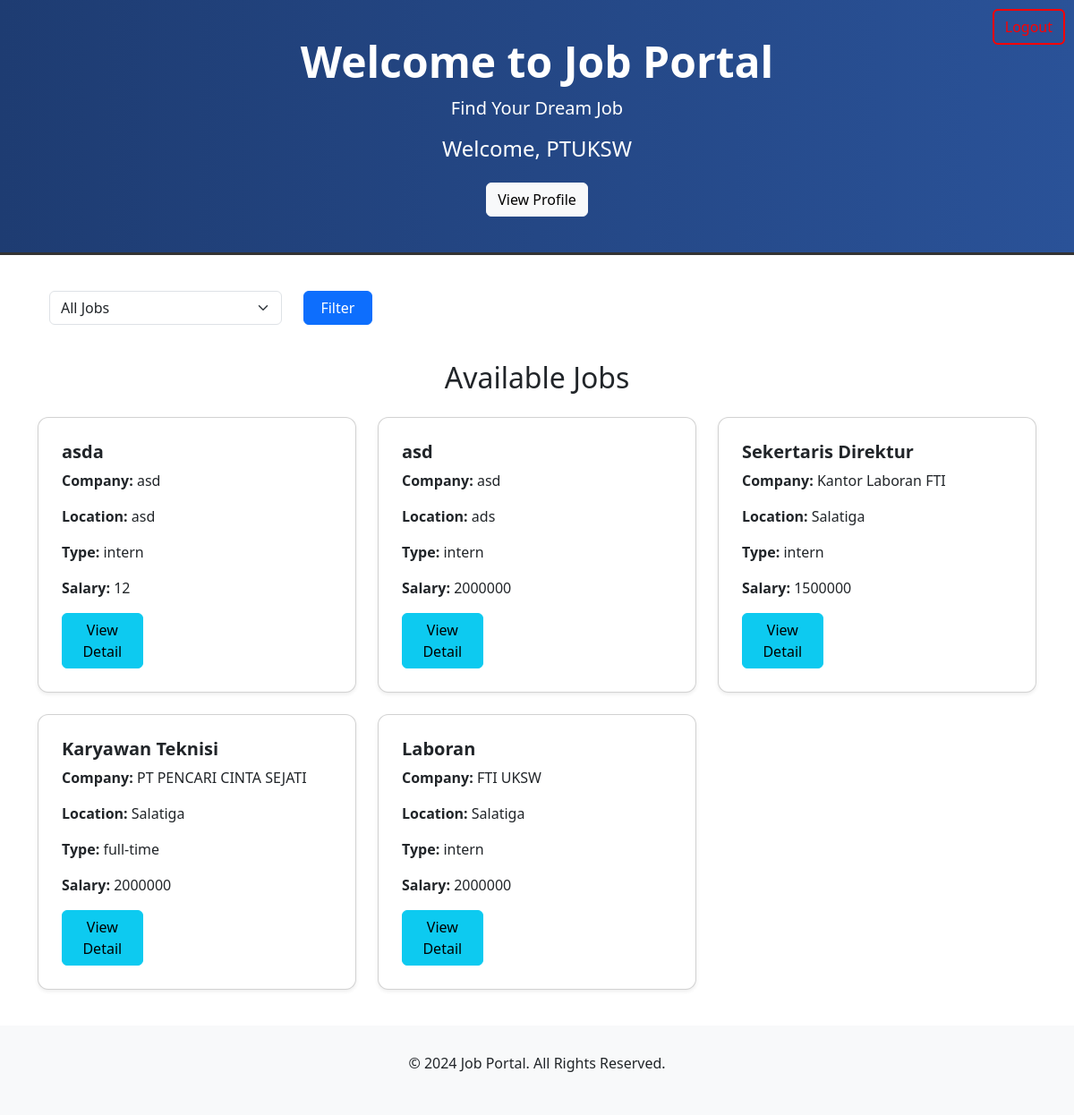
/pages/employee/index.php (signed in), run on the app's committed database.
### tables this page shows
CREATE TABLE `tb_jobs` (
  `id` int(11) NOT NULL,
  `title` varchar(255) NOT NULL,
  `description` text NOT NULL,
  `requirements` text NOT NULL,
  `employment_type` enum('intern','full-time') NOT NULL,
  `salary_range` varchar(100) DEFAULT NULL,
  `company_name` varchar(255) NOT NULL,
  `location` varchar(255) DEFAULT NULL,
  `created_at` timestamp NOT NULL DEFAULT current_timestamp(),
  `updated_at` timestamp NOT NULL DEFAULT current_timestamp() ON UPDATE current_timestamp(),
  `created_by` int(11) NOT NULL,
  `expired_at` timestamp NULL DEFAULT NULL,
  `status` enum('active','expired','deleted') DEFAULT 'active'
);

### pages/employee/index.php (the view, shortened to what this page needs)
<?php
include '../../components/logout_button.php';
require '../../db.php';
$query = "SELECT * FROM tb_jobs WHERE status = 'active'";
$query .= " ORDER BY created_at DESC";
$result = $conn->query($query);
?>
<!DOCTYPE html>
<html lang="en">
<head>
    <link href="https://cdn.jsdelivr.net/npm/bootstrap@5.3.0-alpha1/dist/css/bootstrap.min.css" rel="stylesheet">
</head>
<body>
    <div class="container-fluid text-center header-section">
        <h1>Welcome to Job Portal</h1>
        <p>Find Your Dream Job</p>
        <?php if (isset($_SESSION['user_id'])): ?>
            <h4>Welcome, <?= $_SESSION['nama'] ?></h4>
            <a href="profile.php" class="btn btn-light mt-3">View Profile</a>
        <?php else: ?>
            <a href="login.php" class="btn btn-primary">Login to Apply</a>
        <?php endif; ?>
    </div>
    <div class="container filter-section">
        <form method="GET" action="">
            <div class="row">
                <div class="col-md-3">
                    <select name="employment_type" class="form-select">
                        <option value="">All Jobs</option>
                    </select>
                </div>
                <div class="col-md-3">
                    <button type="submit" class="btn btn-primary">Filter</button>
                </div>
            </div>
        </form>
    </div>
    <div class="container">
        <h2 class="text-center mb-4">Available Jobs</h2>
        <div class="row row-cols-1 row-cols-md-3 g-4">
            <?php if ($result && $result->num_rows > 0): ?>
                <?php while ($row = $result->fetch_assoc()): ?>
                    <div class="col">
                        <div class="card job-list shadow-sm">
                            <div class="card-body">
                                <h5 class="card-title"><?= htmlspecialchars($row['title']) ?></h5>
                                <p class="card-text"><strong>Company:</strong> <?= htmlspecialchars($row['company_name']) ?></p>
                                <p class="card-text"><strong>Location:</strong> <?= htmlspecialchars($row['location']) ?></p>
                                <p class="card-text"><strong>Type:</strong> <?= htmlspecialchars($row['employment_type']) ?></p>
                                <p class="card-text"><strong>Salary:</strong> <?= htmlspecialchars($row['salary_range']) ?></p>
                                <?php if (isset($_SESSION['user_id'])): ?>
                                    <a href="view_application_detail.php?job_id=<?= $row['id'] ?>" class="btn btn-info">View Detail</a>
                                <?php else: ?>
                                    <a href="login.php" class="btn btn-primary">Login to Apply</a>
                                <?php endif; ?>
                            </div>
                        </div>
                    </div>
                <?php endwhile; ?>
            <?php else: ?>
                <p class="text-center">No jobs available at the moment. Please check back later!</p>
            <?php endif; ?>
        </div>
    </div>
    <div class="footer">
        <p>&copy; 2024 Job Portal. All Rights Reserved.</p>
    </div>
</body>
</html>

### pages/employee/index.php (style rules this page uses)
.header-section { background: linear-gradient(90deg, #1e3c72, #2a5298); color: white; padding: 40px 0; border-bottom: 3px solid #333; }
.header-section h1 { font-size: 3rem; font-weight: bold; }
.header-section p { font-size: 1.25rem; }
.job-list { background-color: #fff; padding: 10px; border-radius: 12px; box-shadow: 0 4px 12px rgba(0, 0, 0, 0.1); transition: all 0.3s ease; }
.card-title { font-size: 1.25rem; font-weight: bold; }
.card-body p { font-size: 1rem; }
.btn-primary, .btn-info { width: 30%; }
.filter-section { margin: 40px 40px; padding: 0 15px; }
.footer { background-color: #f8f9fa; padding: 30px 0; text-align: center; margin-top: 40px; }

### data on the page
tb_jobs: title "asda", company_name "asd", location "asd", employment_type "intern", salary_range "12"
tb_jobs: title "asd", company_name "asd", location "ads", employment_type "intern", salary_range "2000000"
tb_jobs: title "Sekertaris Direktur", company_name "Kantor Laboran FTI", location "Salatiga", employment_type "intern", salary_range "1500000"
tb_jobs: title "Karyawan Teknisi", company_name "PT PENCARI CINTA SEJATI", location "Salatiga", employment_type "full-time", salary_range "2000000"
tb_jobs: title "Laboran", company_name "FTI UKSW", location "Salatiga", employment_type "intern", salary_range "2000000"

### other printed values
$_SESSION['nama'] "PTUKSW"
